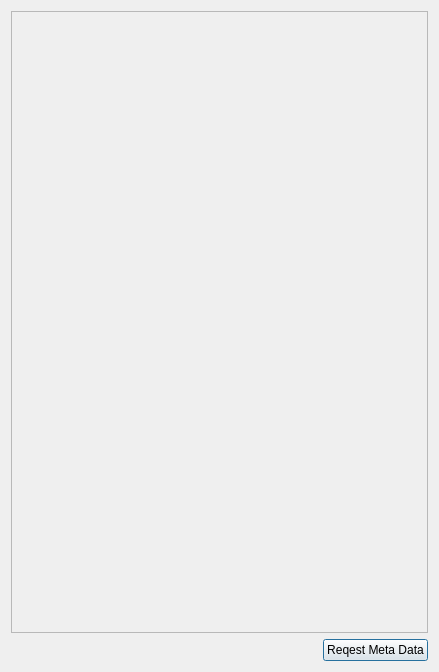
<?xml version="1.0" encoding="UTF-8"?>
<ui version="4.0">
 <class>valueReportWidget</class>
 <widget class="QDialog" name="valueReportWidget">
  <property name="geometry">
   <rect>
    <x>0</x>
    <y>0</y>
    <width>439</width>
    <height>672</height>
   </rect>
  </property>
  <property name="minimumSize">
   <size>
    <width>350</width>
    <height>350</height>
   </size>
  </property>
  <property name="windowTitle">
   <string>Dialog</string>
  </property>
  <layout class="QVBoxLayout" name="verticalLayout_2">
   <item>
    <widget class="QScrollArea" name="scrollArea">
     <property name="widgetResizable">
      <bool>true</bool>
     </property>
     <widget class="QWidget" name="scrollAreaWidgetContents">
      <property name="geometry">
       <rect>
        <x>0</x>
        <y>0</y>
        <width>419</width>
        <height>620</height>
       </rect>
      </property>
      <layout class="QVBoxLayout" name="verticalLayout">
       <item>
        <layout class="QVBoxLayout" name="valueReportLayout">
         <item>
          <spacer name="verticalSpacer">
           <property name="orientation">
            <enum>Qt::Vertical</enum>
           </property>
           <property name="sizeHint" stdset="0">
            <size>
             <width>1</width>
             <height>303</height>
            </size>
           </property>
          </spacer>
         </item>
        </layout>
       </item>
      </layout>
     </widget>
    </widget>
   </item>
   <item>
    <layout class="QHBoxLayout" name="horizontalLayout">
     <item>
      <spacer name="horizontalSpacer">
       <property name="orientation">
        <enum>Qt::Horizontal</enum>
       </property>
       <property name="sizeHint" stdset="0">
        <size>
         <width>40</width>
         <height>20</height>
        </size>
       </property>
      </spacer>
     </item>
     <item>
      <widget class="QPushButton" name="pushButton">
       <property name="text">
        <string>Reqest Meta Data</string>
       </property>
      </widget>
     </item>
    </layout>
   </item>
  </layout>
 </widget>
 <resources/>
 <connections/>
</ui>
